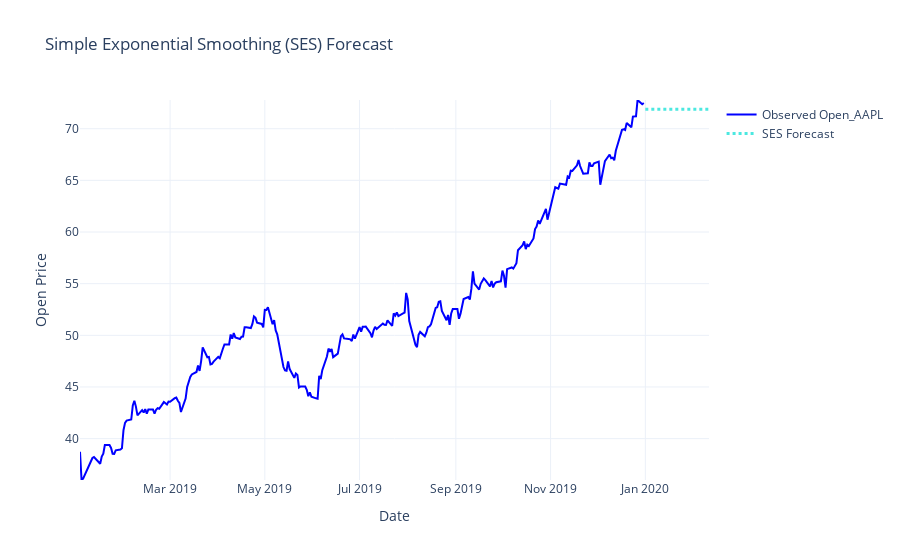

Here is the notebook cell this chart was saved with:
### Code cell
# Vérifie les valeurs manquantes
data["Open_AAPL"].fillna(method="ffill", inplace=True)

# Application de SES avec une initialisation cohérente et un ajustement du paramètre alpha
alpha = 0.3
ses_model = SimpleExpSmoothing(data["Open_AAPL"], initialization_method="heuristic").fit(
    smoothing_level=alpha, optimized=False
)

# Prévisions
future_dates = pd.date_range(start=data.index[-1] + pd.Timedelta(days=1), periods=30, freq='B')
ses_forecast = ses_model.predict(start=len(data), end=len(data) + len(future_dates) - 1)
ses_forecast.index = future_dates

# Vérifie les prévisions
print("Prévisions SES :")
print(ses_forecast.head())

# Création du graphique
fig = go.Figure()

# Données réelles
fig.add_trace(go.Scatter(
    x=data.index,
    y=data["Open_AAPL"],
    mode="lines",
    name="Observed Open_AAPL",
    line=dict(color="blue", width=2)
))

# Prévisions SES
fig.add_trace(go.Scatter(
    x=ses_forecast.index,
    y=ses_forecast,
    mode="lines",
    name="SES Forecast",
    line=dict(color="#4BE8E0", dash="dot", width=3)
))

# Mise à jour de l'échelle Y
fig.update_layout(
    title="Simple Exponential Smoothing (SES) Forecast",
    xaxis_title="Date",
    yaxis_title="Open Price",
    yaxis=dict(range=[
        min(data["Open_AAPL"].min(), ses_forecast.min()), 
        max(data["Open_AAPL"].max(), ses_forecast.max())
    ]),
    template="plotly_white"
)

# Affichage
fig.show()

### Figure 1 — Plotly figure (JSON) as saved in the notebook; plotly's stock layout.template omitted (floating-point values rounded to 4 significant figures; data arrays with more than 128 entries replaced by an {"elided": "..."} marker saying what was removed)
{"data": [{"line": {"color": "blue", "width": 2}, "mode": "lines", "name": "Observed Open_AAPL", "type": "scatter", "x": {"elided": "260 str values"}, "y": {"elided": "260 float values"}}, {"line": {"color": "#4BE8E0", "dash": "dot", "width": 3}, "mode": "lines", "name": "SES Forecast", "type": "scatter", "x": ["2020-01-01T00:00:00", "2020-01-02T00:00:00", "2020-01-03T00:00:00", "2020-01-06T00:00:00", "2020-01-07T00:00:00", "2020-01-08T00:00:00", "2020-01-09T00:00:00", "2020-01-10T00:00:00", "2020-01-13T00:00:00", "2020-01-14T00:00:00", "2020-01-15T00:00:00", "2020-01-16T00:00:00", "2020-01-17T00:00:00", "2020-01-20T00:00:00", "2020-01-21T00:00:00", "2020-01-22T00:00:00", "2020-01-23T00:00:00", "2020-01-24T00:00:00", "2020-01-27T00:00:00", "2020-01-28T00:00:00", "2020-01-29T00:00:00", "2020-01-30T00:00:00", "2020-01-31T00:00:00", "2020-02-03T00:00:00", "2020-02-04T00:00:00", "2020-02-05T00:00:00", "2020-02-06T00:00:00", "2020-02-07T00:00:00", "2020-02-10T00:00:00", "2020-02-11T00:00:00"], "y": [71.89, 71.89, 71.89, 71.89, 71.89, 71.89, 71.89, 71.89, 71.89, 71.89, 71.89, 71.89, 71.89, 71.89, 71.89, 71.89, 71.89, 71.89, 71.89, 71.89, 71.89, 71.89, 71.89, 71.89, 71.89, 71.89, 71.89, 71.89, 71.89, 71.89]}], "layout": {"title": {"text": "Simple Exponential Smoothing (SES) Forecast"}, "xaxis": {"title": {"text": "Date"}}, "yaxis": {"range": [35.99, 72.78], "title": {"text": "Open Price"}}}}
